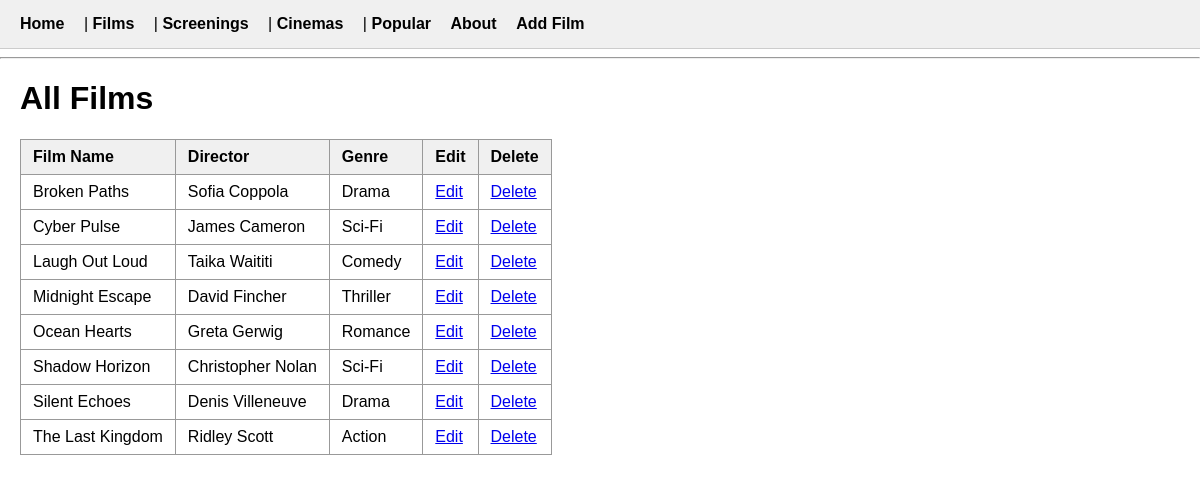
Page /films on the committed database.
### tables this page shows
CREATE TABLE Film (
film_id TEXT PRIMARY KEY,
film_name TEXT NOT NULL,
genre TEXT,
director_id TEXT NOT NULL,
FOREIGN KEY (director_id) REFERENCES Director(director_id));

CREATE TABLE Director (
director_id TEXT PRIMARY KEY,
director_name TEXT NOT NULL);

### app.py (the view)
@app.route("/films")
def films():
    conn = get_connection()
    film_list = conn.execute("""
         SELECT f.film_id, f.film_name, f.genre, d.director_name
        FROM Film f
        JOIN Director d ON f.director_id = d.director_id
        ORDER BY f.film_name
    """).fetchall()
    conn.close()
    return render_template("films.html", films=film_list)

### app.py (called while the page is built)
def get_connection():
    conn = sqlite3.connect("Filmavault.db")
    conn.execute("PRAGMA foreign_keys = ON")
    conn.row_factory = sqlite3.Row
    return conn

### templates/films.html (shortened to what this page needs)
<!DOCTYPE html>
<html>
<head>
    <link rel="stylesheet" href="{{ url_for('static', filename='style.css') }}">
</head>
<body>
    {% include "nav.html" %}
    <h1>All Films</h1>
    <table border="1">
        <tr>
            <th>Film Name</th>
            <th>Director</th>
            <th>Genre</th>
            <th>Edit</th>
            <th>Delete</th>
        </tr>
        {% for film in films %}
        <tr>
            <td>{{ film["film_name"] }}</td>
            <td>{{ film["director_name"] }}</td>
            <td>{{ film["genre"] }}</td>
            <td><a href="/edit_film/{{ film["film_id"] }}">Edit</a></td>
         <td><a href="/delete_film/{{ film["film_id"] }}">Delete</a></td>
        </tr>
        {% endfor %}
    </table>
</body>
</html>

### templates/nav.html
<nav>
    <a href="/">Home</a> |
    <a href="/films">Films</a> |
    <a href="/screenings">Screenings</a> |
    <a href="/cinemas">Cinemas</a> |
    <a href="/popular">Popular</a>
    <a href="/about">About</a>
    <a href="/add_film">Add Film</a>
</nav>
<hr>

### static/style.css (style rules this page uses)
body { font-family: Arial, sans-serif; margin: 0; padding: 0; }
nav { background-color: #f0f0f0; padding: 15px 20px; border-bottom: 1px solid #ccc; }
nav a { margin-right: 15px; text-decoration: none; color: #000000; font-weight: bold; }
h1 { padding: 0 20px; }
table { border-collapse: collapse; margin: 20px; }
th, td { border: 1px solid #999; padding: 8px 12px; text-align: left; }
th { background-color: #f0f0f0; }

### rows in the picture
Film: film_name "Broken Paths", director_name "Sofia Coppola", genre "Drama"
Film: film_name "Cyber Pulse", director_name "James Cameron", genre "Sci-Fi"
Film: film_name "Laugh Out Loud", director_name "Taika Waititi", genre "Comedy"
Film: film_name "Midnight Escape", director_name "David Fincher", genre "Thriller"
Film: film_name "Ocean Hearts", director_name "Greta Gerwig", genre "Romance"
Film: film_name "Shadow Horizon", director_name "Christopher Nolan", genre "Sci-Fi"
Film: film_name "Silent Echoes", director_name "Denis Villeneuve", genre "Drama"
Film: film_name "The Last Kingdom", director_name "Ridley Scott", genre "Action"
